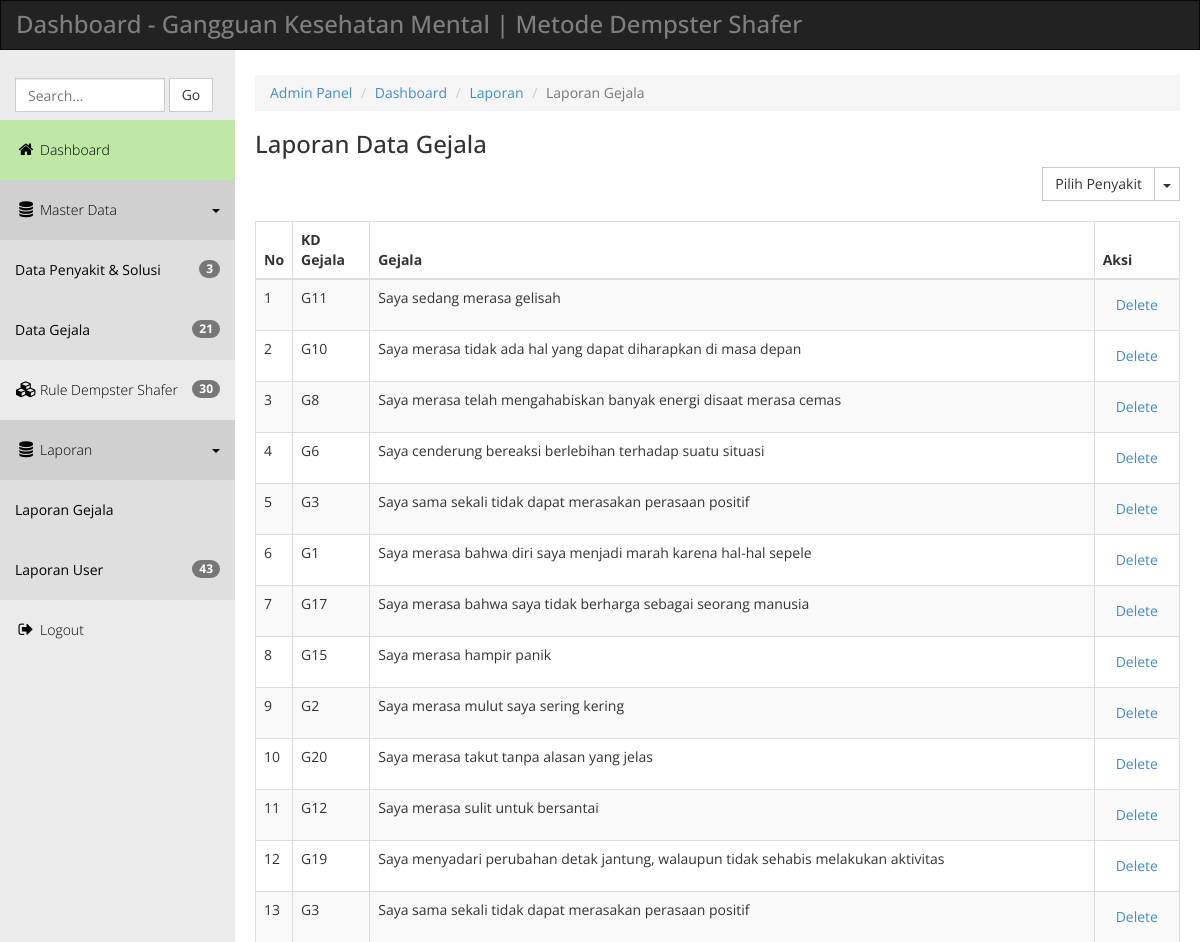
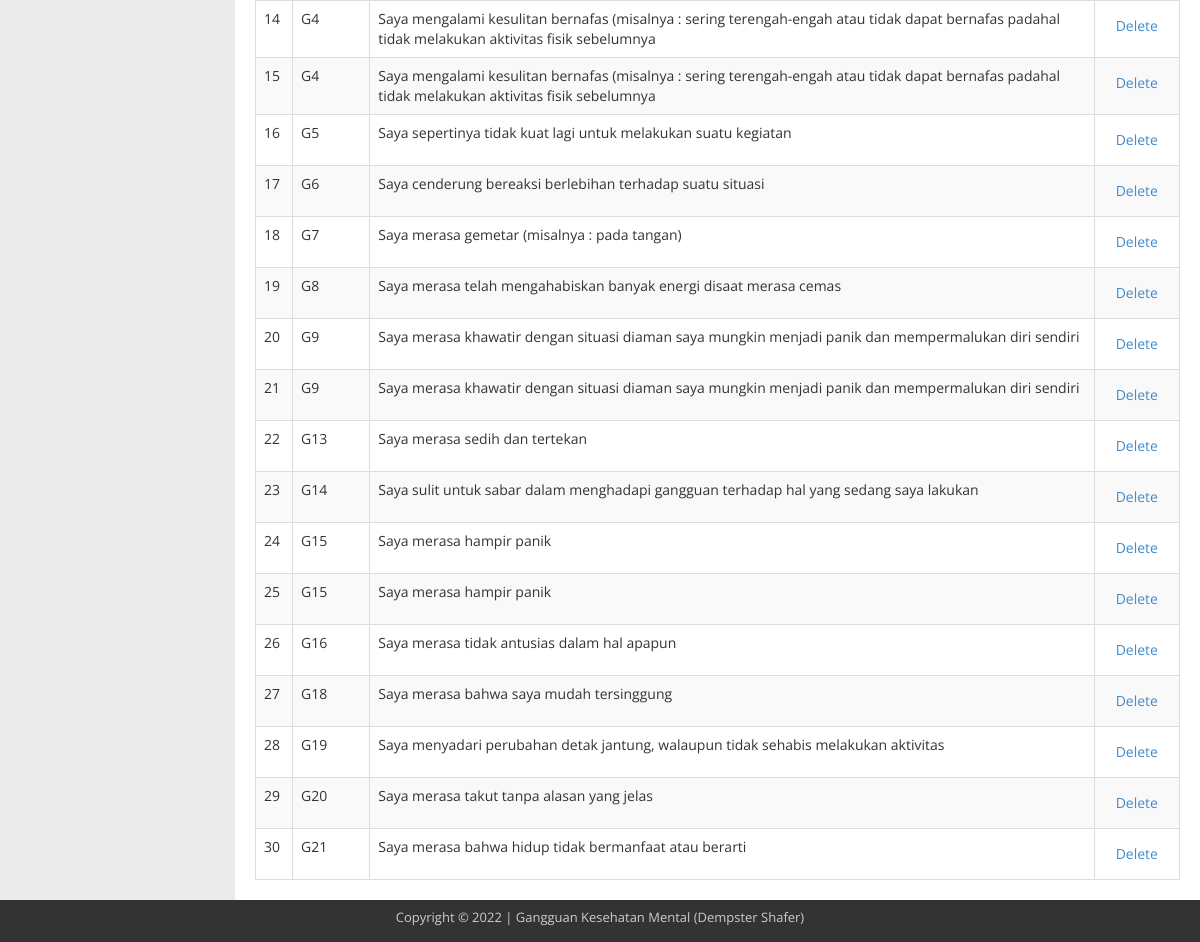
Screenshot of /admin/lapgejala.php with the database file from the repository (2 pictures, top to bottom).
### tables this page shows
CREATE TABLE `tb_rules` (
  `id_rules` int(11) NOT NULL,
  `id_problem` int(11) DEFAULT NULL,
  `id_evidence` int(11) DEFAULT NULL,
  `cf` float DEFAULT NULL
);

CREATE TABLE `tb_gejala` (
  `id` int(11) NOT NULL,
  `kdgejala` varchar(3) DEFAULT NULL,
  `gejala` text DEFAULT NULL
);

### admin/lapgejala.php (the view, shortened to what this page needs)
<!DOCTYPE html>
<head>
  <link rel="stylesheet" href="css/templatemo_main.css">
</head>
<body>
  <div class="navbar navbar-inverse" role="navigation">
      <div class="navbar-header">
        <div class="logo"><h1>Dashboard - Gangguan Kesehatan Mental | Metode Dempster Shafer</h1></div>
      </div>
    </div>
    <div class="template-page-wrapper">
      <div class="navbar-collapse collapse templatemo-sidebar">
        <ul class="templatemo-sidebar-menu">
          <li>
            <form class="navbar-form">
              <input type="text" class="form-control" id="templatemo_search_box" placeholder="Search...">
              <span class="btn btn-default">Go</span>
            </form>
          </li>
          <li class="active"><a href="index.php"><i class="fa fa-home"></i>Dashboard</a></li>
          <li class="sub open">
            <a href="javascript:;">
              <i class="fa fa-database"></i>Master Data <div class="pull-right"><span class="caret"></span></div>
            </a>
            <ul class="templatemo-submenu">
              <li><a href="penyakit.php"><span class="badge pull-right"><?php include "koneksi.php"; $queryNP=mysqli_query($koneksi,"SELECT * FROM tb_penyakit"); $numNP=mysqli_num_rows($queryNP); echo $numNP;?></span>Data Penyakit & Solusi</a></li>
              <li><a href="gejala.php"><span class="badge pull-right"><?php $queryNP=mysqli_query($koneksi,"SELECT * FROM tb_gejala ORDER BY id ASC"); $numNP=mysqli_num_rows($queryNP); echo $numNP;?></span>Data Gejala</a></li>
            </ul>
          </li>
          <li><a href="basis_pengetahuan.php"><i class="fa fa-cubes"></i><span class="badge pull-right"><?php $queryNR=mysqli_query($koneksi,"SELECT * FROM tb_rules"); $numNR=mysqli_num_rows($queryNR); echo $numNR;?></span>Rule Dempster Shafer</a></li>
          <li class="sub open">
            <a href="javascript:;">
              <i class="fa fa-database"></i>Laporan<div class="pull-right"><span class="caret"></span></div>
            </a>
            <ul class="templatemo-submenu">
              <li><a href="lapgejala.php">Laporan Gejala</a></li>
              <li><a href="lapuser.php"><span class="badge pull-right"><?php $queryNP3=mysqli_query($koneksi,"SELECT * FROM tbpasien"); $numNP3=mysqli_num_rows($queryNP3); echo $numNP3;?></span>Laporan User</a></li>
            </ul>
          </li>
          <li><a href="javascript:;" data-toggle="modal" data-target="#confirmModal"><i class="fa fa-sign-out"></i>Logout</a></li>
        </ul>
      </div>
      <div class="templatemo-content-wrapper">
        <div class="templatemo-content">
          <ol class="breadcrumb">
            <li><a href="index.php">Admin Panel</a></li>
            <li><a href="#">Dashboard</a></li>
            <li><a href="#">Laporan</a></li>
            <li class="active">Laporan Gejala</li>
          </ol>
          <h1>Laporan Data Gejala</h1>
                   <div class="row">
            <div class="col-md-12">
              <div class="btn-group pull-right" id="templatemo_sort_btn">
                <button type="button" class="btn btn-default">Pilih Penyakit</button>
                <button type="button" class="btn btn-default dropdown-toggle" data-toggle="dropdown">
                  <span class="caret"></span>
                </button>
              </div>
              <div class="table-responsive">
                <table class="table table-striped table-hover table-bordered">
                  <thead>
                    <tr>
                      <th>No</th>
                      <th>KD Gejala</th>
                      <th>Gejala</th>
                      <th>Aksi</th>
                    </tr>
                  </thead>
                  <tbody>
                    <?php
					if(isset($_GET['data'])){
	$kdsakit=$_GET['data'];
	$sql = "SELECT * FROM tb_rules,tb_gejala WHERE tb_rules.id_problem='$kdsakit' AND tb_gejala.id=tb_rules.id_evidence ";
	}else { $sql = "SELECT * FROM tb_rules,tb_gejala WHERE tb_gejala.id=tb_rules.id_evidence ";}
	$qry = mysqli_query($koneksi,$sql) or die ("SQL Error".mysqli_error());
	$no=0;
	while ($data = mysqli_fetch_array ($qry)) {
	$no++;
   ?>
                    <tr>
                      <td><?php echo $no;?></td>
                      <td><?php echo $data['kdgejala'];?></td>
                      <td><?php echo $data['gejala'];?></td>
                      <td><a href="javascript:;" data-toggle="modal" data-target="#confirmModal2" class="btn btn-link">Delete</a>
                      </td>
                    </tr><?php }?>
                  </tbody>
                </table>
              </div>
            </div>
          </div>
        </div>
      </div>
      <footer class="templatemo-footer">
        <div class="templatemo-copyright">
           <p>Copyright &copy; 2022 | Gangguan Kesehatan Mental (Dempster Shafer)</p>
        </div>
      </footer>
    </div>
</body>
</html>

### admin/css/templatemo_main.css (style rules this page uses)
* { font-family: 'Open Sans', sans-serif; }
body { background-color: rgb(235,235,235); }
h1 { font-size: 24px; }
.logo { display: inline-block; }
.logo h1 { font-size: 24px; margin: 10px 15px; }
.templatemo-content-wrapper { float: left; width: 100%; }
.templatemo-content { margin-left: 235px; margin-top: 0px; min-height: 600px; padding: 25px 20px 0 20px; background-color: white; overflow-x: hidden; }
.templatemo-footer { clear: both; font-size: 13px; padding: 8px 0 5px 0; text-align: center; color: #ccc; background-color: #333; }
#templatemo_search_box { width: 150px; display: inline-block; }
.navbar { margin-bottom: 0; border-radius: 0; }
.navbar-header { color: rgb(127,127,127); }
.templatemo-sidebar { padding: 0; margin-top: 20px; }
.templatemo-sidebar .templatemo-sidebar-menu { list-style: none; margin: 0; padding: 0; }
.templatemo-sidebar .templatemo-sidebar-menu > li { display: block; margin: 0; padding: 0; border: 0px; }
.templatemo-sidebar .templatemo-sidebar-menu > li > a { display: block; position: relative; margin: 0; border: 0px; padding: 20px 15px; text-decoration: none; font-size: 14px; font-weight: 300; }
.templatemo-sidebar-menu a { color: black; }
.templatemo-sidebar-menu li.sub .templatemo-submenu { display: none; }
.templatemo-sidebar-menu li.sub.open .templatemo-submenu { display: block; }
.templatemo-submenu { padding-left: 0; }
.templatemo-submenu li { list-style: none; background-color: #DFDFDF; }
.templatemo-submenu li a { display: block; padding: 20px 15px; margin: 0; }
.templatemo-sidebar-menu > li.sub.open > a { background-color: rgba(145,145,145,0.3); }
.templatemo-sidebar .templatemo-sidebar-menu >li.active, .templatemo-sidebar .templatemo-sidebar-menu>li>a:hover { background-color: rgb(191, 232, 167); }
.templatemo-sidebar .templatemo-sidebar-menu > li > a > i { font-size: 16px; top: 2px; margin-top: 1px; margin-left: 1px; margin-right: 4px; display: inline-block; width: 1.25em; text-align: center; }
#templatemo_sort_btn { margin-bottom: 20px; }
.nav-pills>li>a, .nav-tabs>li>a, .alert, .progress, .panel, .btn, .panel-group .panel, .form-control, .modal-content, .breadcrumb { border-radius: 0; }
@media screen and (min-width: 992px) { .templatemo-sidebar { width: 235px; float: left; position: relative; margin-right: -100%; } }

### rows the page displays
tb_rules: tb_gejala.kdgejala "G11", tb_gejala.gejala "Saya sedang merasa gelisah"
tb_rules: tb_gejala.kdgejala "G10", tb_gejala.gejala "Saya merasa tidak ada hal yang dapat diharapkan di masa depan"
tb_rules: tb_gejala.kdgejala "G8", tb_gejala.gejala "Saya merasa telah mengahabiskan banyak energi disaat merasa cemas"
tb_rules: tb_gejala.kdgejala "G6", tb_gejala.gejala "Saya cenderung bereaksi berlebihan terhadap suatu situasi"
tb_rules: tb_gejala.kdgejala "G3", tb_gejala.gejala "Saya sama sekali tidak dapat merasakan perasaan positif"
tb_rules: tb_gejala.kdgejala "G1", tb_gejala.gejala "Saya merasa bahwa diri saya menjadi marah karena hal-hal sepele"
tb_rules: tb_gejala.kdgejala "G17", tb_gejala.gejala "Saya merasa bahwa saya tidak berharga sebagai seorang manusia"
tb_rules: tb_gejala.kdgejala "G15", tb_gejala.gejala "Saya merasa hampir panik"
tb_rules: tb_gejala.kdgejala "G2", tb_gejala.gejala "Saya merasa mulut saya sering kering"
tb_rules: tb_gejala.kdgejala "G20", tb_gejala.gejala "Saya merasa takut tanpa alasan yang jelas"
tb_rules: tb_gejala.kdgejala "G12", tb_gejala.gejala "Saya merasa sulit untuk bersantai"
tb_rules: tb_gejala.kdgejala "G19", tb_gejala.gejala "Saya menyadari perubahan detak jantung, walaupun tidak sehabis melakukan aktivitas"
tb_rules: tb_gejala.kdgejala "G3", tb_gejala.gejala "Saya sama sekali tidak dapat merasakan perasaan positif"
tb_rules: tb_gejala.kdgejala "G4", tb_gejala.gejala "Saya mengalami kesulitan bernafas (misalnya : sering terengah-engah atau tidak dapat bernafas padahal tidak melakukan aktivitas fisik sebelumnya"
tb_rules: tb_gejala.kdgejala "G4", tb_gejala.gejala "Saya mengalami kesulitan bernafas (misalnya : sering terengah-engah atau tidak dapat bernafas padahal tidak melakukan aktivitas fisik sebelumnya"
tb_rules: tb_gejala.kdgejala "G5", tb_gejala.gejala "Saya sepertinya tidak kuat lagi untuk melakukan suatu kegiatan"
tb_rules: tb_gejala.kdgejala "G6", tb_gejala.gejala "Saya cenderung bereaksi berlebihan terhadap suatu situasi"
tb_rules: tb_gejala.kdgejala "G7", tb_gejala.gejala "Saya merasa gemetar (misalnya : pada tangan)"
tb_rules: tb_gejala.kdgejala "G8", tb_gejala.gejala "Saya merasa telah mengahabiskan banyak energi disaat merasa cemas"
tb_rules: tb_gejala.kdgejala "G9", tb_gejala.gejala "Saya merasa khawatir dengan situasi diaman saya mungkin menjadi panik dan mempermalukan diri sendiri"
tb_rules: tb_gejala.kdgejala "G9", tb_gejala.gejala "Saya merasa khawatir dengan situasi diaman saya mungkin menjadi panik dan mempermalukan diri sendiri"
tb_rules: tb_gejala.kdgejala "G13", tb_gejala.gejala "Saya merasa sedih dan tertekan"
tb_rules: tb_gejala.kdgejala "G14", tb_gejala.gejala "Saya sulit untuk sabar dalam menghadapi gangguan terhadap hal yang sedang saya lakukan"
tb_rules: tb_gejala.kdgejala "G15", tb_gejala.gejala "Saya merasa hampir panik"
tb_rules: tb_gejala.kdgejala "G15", tb_gejala.gejala "Saya merasa hampir panik"
tb_rules: tb_gejala.kdgejala "G16", tb_gejala.gejala "Saya merasa tidak antusias dalam hal apapun"
tb_rules: tb_gejala.kdgejala "G18", tb_gejala.gejala "Saya merasa bahwa saya mudah tersinggung"
tb_rules: tb_gejala.kdgejala "G19", tb_gejala.gejala "Saya menyadari perubahan detak jantung, walaupun tidak sehabis melakukan aktivitas"
tb_rules: tb_gejala.kdgejala "G20", tb_gejala.gejala "Saya merasa takut tanpa alasan yang jelas"
tb_rules: tb_gejala.kdgejala "G21", tb_gejala.gejala "Saya merasa bahwa hidup tidak bermanfaat atau berarti"

### other values shown
$numNP "3"
$numNP "21"
$numNR "30"
$numNP3 "43"
